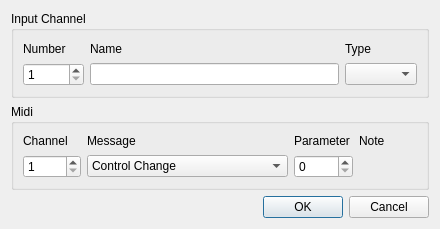
<?xml version="1.0" encoding="UTF-8"?>
<ui version="4.0">
 <class>InputChannelEditor</class>
 <widget class="QDialog" name="InputChannelEditor">
  <property name="geometry">
   <rect>
    <x>0</x>
    <y>0</y>
    <width>440</width>
    <height>229</height>
   </rect>
  </property>
  <property name="windowTitle">
   <string>Input Channel Editor</string>
  </property>
  <layout class="QVBoxLayout" name="verticalLayout">
   <item>
    <widget class="QGroupBox" name="groupBox">
     <property name="title">
      <string>Input Channel</string>
     </property>
     <layout class="QGridLayout" name="gridLayout">
      <item row="1" column="2">
       <widget class="QComboBox" name="m_typeCombo"/>
      </item>
      <item row="0" column="1">
       <widget class="QLabel" name="label_2">
        <property name="text">
         <string>Name</string>
        </property>
       </widget>
      </item>
      <item row="0" column="0">
       <widget class="QLabel" name="label">
        <property name="text">
         <string>Number</string>
        </property>
       </widget>
      </item>
      <item row="1" column="1">
       <widget class="QLineEdit" name="m_nameEdit"/>
      </item>
      <item row="1" column="0">
       <widget class="QSpinBox" name="m_numberSpin">
        <property name="minimum">
         <number>1</number>
        </property>
        <property name="maximum">
         <number>65535</number>
        </property>
       </widget>
      </item>
      <item row="0" column="2">
       <widget class="QLabel" name="label_3">
        <property name="text">
         <string>Type</string>
        </property>
       </widget>
      </item>
     </layout>
    </widget>
   </item>
   <item>
    <widget class="QGroupBox" name="m_midiGroup">
     <property name="enabled">
      <bool>true</bool>
     </property>
     <property name="title">
      <string>Midi</string>
     </property>
     <layout class="QGridLayout" name="gridLayout_2">
      <item row="0" column="0">
       <widget class="QLabel" name="m_midiChannelLabel">
        <property name="text">
         <string>Channel</string>
        </property>
       </widget>
      </item>
      <item row="4" column="0">
       <widget class="QSpinBox" name="m_midiChannelSpin">
        <property name="minimum">
         <number>1</number>
        </property>
        <property name="maximum">
         <number>16</number>
        </property>
       </widget>
      </item>
      <item row="0" column="1">
       <widget class="QLabel" name="m_midiMessageLabel">
        <property name="text">
         <string>Message</string>
        </property>
       </widget>
      </item>
      <item row="0" column="2">
       <widget class="QLabel" name="m_midiParamLabel">
        <property name="enabled">
         <bool>true</bool>
        </property>
        <property name="text">
         <string>Parameter</string>
        </property>
       </widget>
      </item>
      <item row="4" column="1">
       <widget class="QComboBox" name="m_midiMessageCombo">
        <item>
         <property name="text">
          <string>Control Change</string>
         </property>
        </item>
        <item>
         <property name="text">
          <string>Note On/Off</string>
         </property>
        </item>
        <item>
         <property name="text">
          <string>Note Aftertouch</string>
         </property>
        </item>
        <item>
         <property name="text">
          <string>Program Change</string>
         </property>
        </item>
        <item>
         <property name="text">
          <string>Channel Aftertouch</string>
         </property>
        </item>
        <item>
         <property name="text">
          <string>Pitch Wheel</string>
         </property>
        </item>
        <item>
         <property name="text">
          <string>Beat Clock: Start/Stop/Continue</string>
         </property>
        </item>
        <item>
         <property name="text">
          <string>Beat Clock: Beat</string>
         </property>
        </item>
       </widget>
      </item>
      <item row="4" column="2">
       <widget class="QSpinBox" name="m_midiParamSpin">
        <property name="readOnly">
         <bool>false</bool>
        </property>
        <property name="minimum">
         <number>0</number>
        </property>
        <property name="maximum">
         <number>127</number>
        </property>
       </widget>
      </item>
      <item row="0" column="3">
       <widget class="QLabel" name="m_midiNoteLabel">
        <property name="text">
         <string>Note</string>
        </property>
       </widget>
      </item>
      <item row="4" column="3">
       <widget class="QLabel" name="m_midiNote">
        <property name="text">
         <string/>
        </property>
       </widget>
      </item>
     </layout>
    </widget>
   </item>
   <item>
    <widget class="QDialogButtonBox" name="buttonBox">
     <property name="orientation">
      <enum>Qt::Horizontal</enum>
     </property>
     <property name="standardButtons">
      <set>QDialogButtonBox::Cancel|QDialogButtonBox::Ok</set>
     </property>
    </widget>
   </item>
  </layout>
 </widget>
 <resources/>
 <connections>
  <connection>
   <sender>buttonBox</sender>
   <signal>accepted()</signal>
   <receiver>InputChannelEditor</receiver>
   <slot>accept()</slot>
   <hints>
    <hint type="sourcelabel">
     <x>248</x>
     <y>254</y>
    </hint>
    <hint type="destinationlabel">
     <x>157</x>
     <y>274</y>
    </hint>
   </hints>
  </connection>
  <connection>
   <sender>buttonBox</sender>
   <signal>rejected()</signal>
   <receiver>InputChannelEditor</receiver>
   <slot>reject()</slot>
   <hints>
    <hint type="sourcelabel">
     <x>316</x>
     <y>260</y>
    </hint>
    <hint type="destinationlabel">
     <x>286</x>
     <y>274</y>
    </hint>
   </hints>
  </connection>
 </connections>
</ui>
